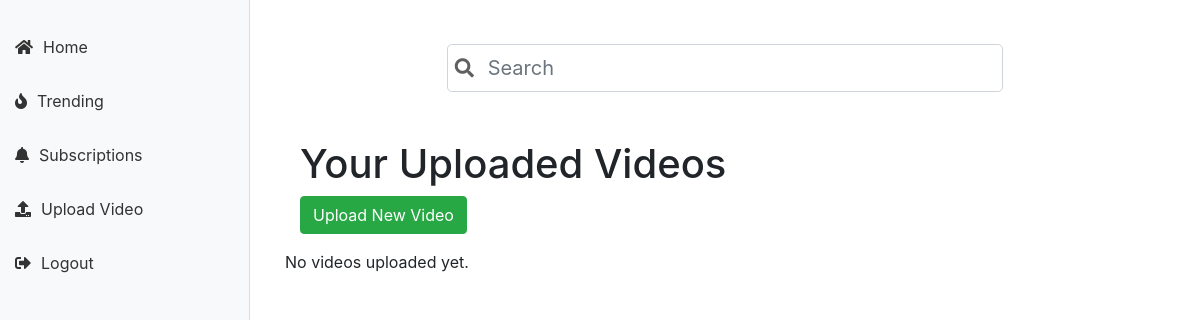
Before: /dashboard/ (signed in) with the older database file.
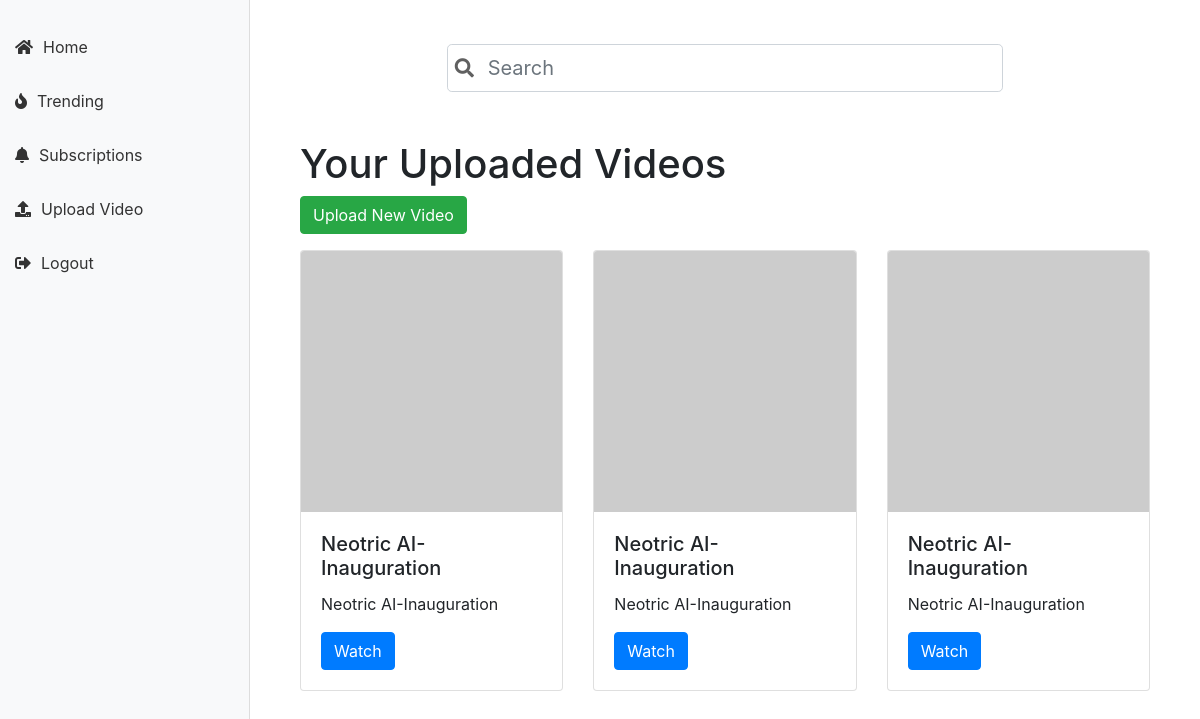
After: the same page with the newer database file.
### app/models.py (models this page shows, shortened)
class Video(models.Model):
    title = models.CharField(max_length=200)
    description = models.TextField()
    youtube_url = models.URLField()
    thumbnail = models.ImageField(upload_to='thumbnails/', blank=True, null=True)
    category = models.CharField(max_length=100, choices=CATEGORY_CHOICES)
    user = models.ForeignKey(User, on_delete=models.CASCADE)
    uploaded_at = models.DateTimeField(auto_now_add=True)

### app/views.py (the view)
# urls.py: path('dashboard/', views.dashboard, name="dashboard"),
@login_required
def dashboard(request):
    user_videos = Video.objects.filter(user=request.user)
    return render(request, 'dashboard.html', {'user_videos': user_videos})

### app/templates/dashboard.html (shortened to what this page needs)
     <!DOCTYPE html>
     <html lang="en">
     <head>
         <link rel="stylesheet" href="https://maxcdn.bootstrapcdn.com/bootstrap/4.5.2/css/bootstrap.min.css">
         <link rel="stylesheet" href="https://cdnjs.cloudflare.com/ajax/libs/font-awesome/5.15.3/css/all.min.css">
     </head>
     <body>
         <div class="sidebar d-none d-md-block">
             <a href="#"><i class="fas fa-home"></i> Home</a>
             <a href="#"><i class="fas fa-fire"></i> Trending</a>
             <a href="#"><i class="fas fa-bell"></i> Subscriptions</a>
             <a href="{% url 'upload_video' %}"><i class="fas fa-upload"></i> Upload Video</a>
             <a href="{% url 'staff_logout' %}"><i class="fas fa-sign-out-alt"></i> Logout</a>
         </div>
         <div class="main-content">
             <div class="container">
                <div class="container mt-4">
                    <div class="row">
                        <div class="col-md-8 mx-auto">
                            <div class="search-container">
                                <input type="text" class="form-control form-control-lg" placeholder="Search" aria-label="Search">
                                <i class="search-icon fas fa-search"></i>
                            </div>
                        </div>
                    </div>
                </div>
                <div class="container mt-5">
                    <h1>Your Uploaded Videos</h1>
                    <a href="{% url 'upload_video' %}" class="btn btn-success mb-3">Upload New Video</a>
                    <div class="row">
                        {% for video in user_videos %}
                        <div class="col-md-4">
                            <div class="card mb-3">
                                <img src="{% if video.thumbnail %}{{ video.thumbnail.url }}{% else %}https://via.placeholder.com/150{% endif %}" class="card-img-top" alt="{{ video.title }}">
                                <div class="card-body">
                                    <h5 class="card-title">{{ video.title }}</h5>
                                    <p class="card-text">{{ video.description|truncatewords:20 }}</p>
                                    <a href="{% url 'video_detail' video.id %}" class="btn btn-primary">Watch</a>
                                </div>
                            </div>
                        </div>
                        {% empty %}
                        <p>No videos uploaded yet.</p>
                        {% endfor %}
                    </div>
                </div>
             </div>
     </body>
     </html>

### app/templates/dashboard.html (style rules this page uses)
.search-container { position: relative; }
.search-container input { padding-left: 2.5rem; }
.search-container .search-icon { position: absolute; left: 0.5rem; top: 50%; transform: translateY(-50%); font-size: 1.2rem; color: #606060; }
.sidebar { position: fixed; top: 0; left: 0; height: 100%; width: 250px; background-color: #f8f9fa; color: #333; overflow-x: hidden; padding-top: 20px; border-right: 1px solid #ddd; }
.sidebar a { color: #333; padding: 15px; text-decoration: none; display: flex; align-items: center; }
.sidebar a i { margin-right: 10px; }
.main-content { margin-left: 250px; padding: 20px; }

Changed rows visible on the page:
added Video: title "Neotric AI-Inauguration", description "Neotric AI-Inauguration"
added Video: title "Neotric AI-Inauguration", description "Neotric AI-Inauguration"
added Video: title "Neotric AI-Inauguration", description "Neotric AI-Inauguration"
Other visible differences:
text no longer shown: "No videos uploaded yet."
